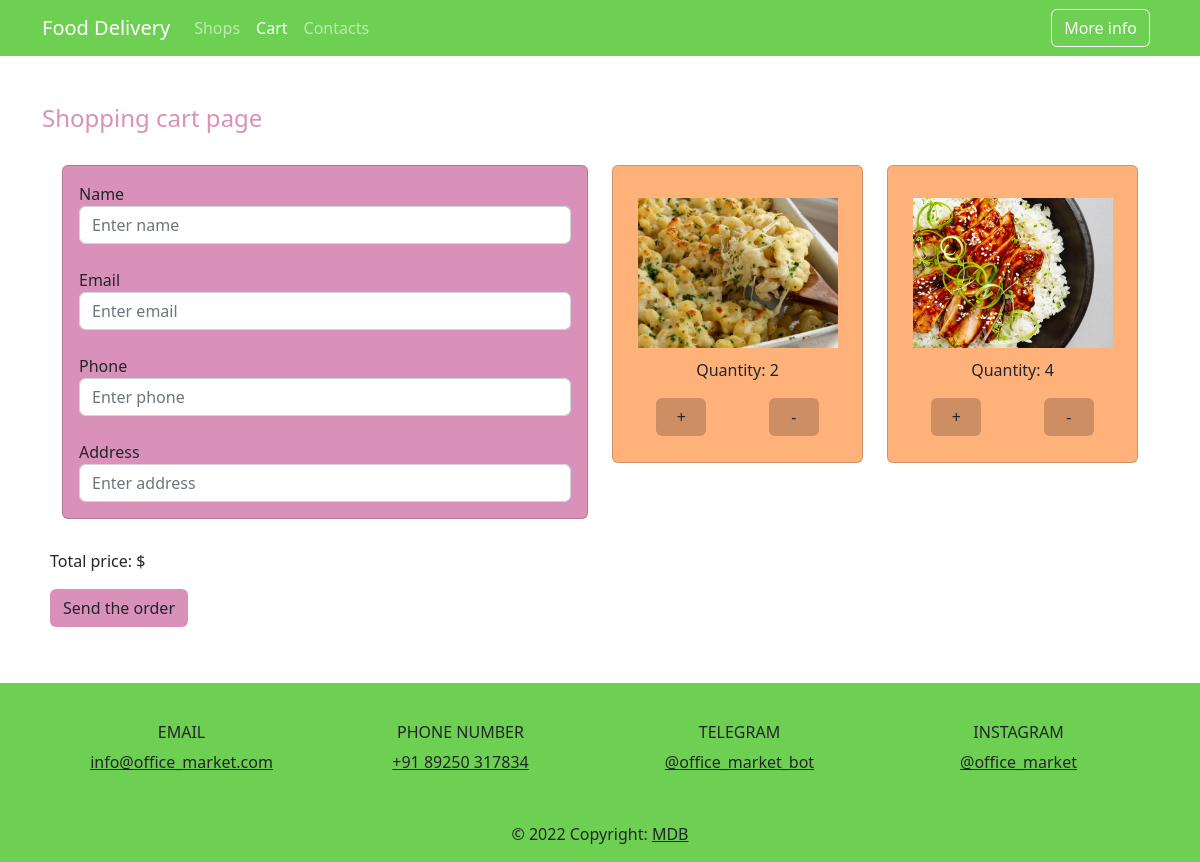
Page /cart/ on the earlier database version.
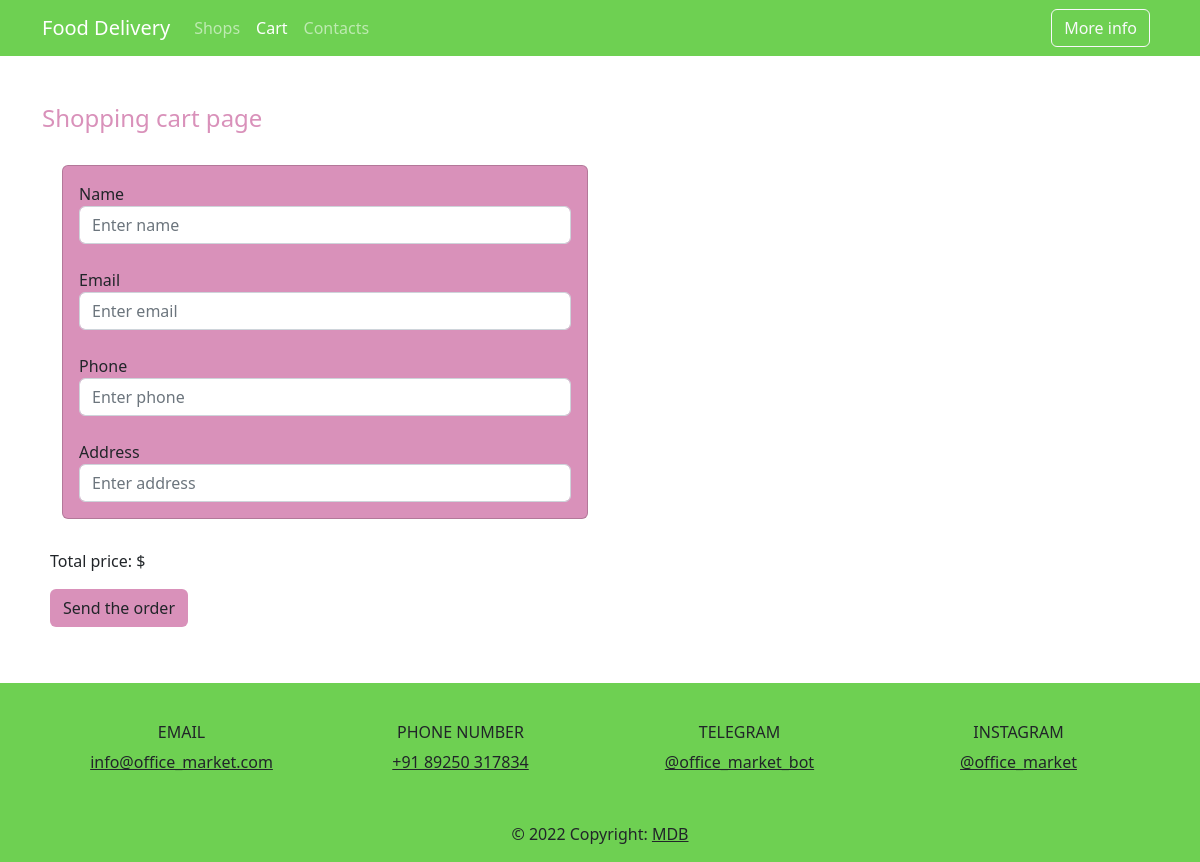
Same page on the later database version.
### main/models.py (models this page shows, shortened)
class Cart(models.Model):
    product = models.ForeignKey(Product, on_delete=models.CASCADE)
    quantity = models.IntegerField()
    user = models.IntegerField(null=True)
    class Meta:
        verbose_name_plural = 'Cart'

### main/views.py (the view)
# urls.py: path('cart/', cart),
def cart(request):
    return render(request, 'shopping_cart_page.html', context={'cart': Cart.objects.all()})

### templates/shopping_cart_page.html (shortened to what this page needs)
{% extends "layout.html" %}
{% block active2 %} active {% endblock %}
{% block content %}
    <h4 class="title">Shopping cart page</h4>
    <form class="p-2" action="/cart/send_order" method="post">
        <div class="container">
            <div class="row">
                <div class="col-md-6 rounded">
                    <div class="card" style="background-color: #D991BA">
                        <div class="card-body">
                            <div class="form-group">
                                <label>Name</label>
                                <input type="text" name="name" class="form-control" id="name" placeholder="Enter name">
                                <br>
                                <label>Email</label>
                                <input type="text" name="email" class="form-control" id="email" placeholder="Enter email" required>
                                <br>
                                <label>Phone</label>
                                <input type="text" name="phone" class="form-control" id="phone" placeholder="Enter phone">
                                <br>
                                <label>Address</label>
                                <input type="text" name="address" class="form-control" id="address" placeholder="Enter address">
                            </div>
                        </div>
                    </div>
                </div>
                <div class="col-md-6 rounded text-center">
                    <div class="row row-cols-1 row-cols-lg-2 g-4">
                        {% for selected_product in cart %}
                            {% if selected_product.quantity > 0 %}
                            <div class="col">
                                <div class="card" style="background-color: #FFB17A">
                                    <div class="card-body text-center">
                                        {% load static %}
                                        <img src="{% static 'images/' %}{{ selected_product.product_id }}.jpg" alt="Image {{ selected_product.product_id }}" style="width:200px; height: 150px">
                                        <p style="margin-top: 10px">Quantity: {{ selected_product.quantity }}</p>
                                        <div class="row row-cols-2 g-2">
                                            <div class="col">
                                                <a href="/add_to_cart/{{ selected_product.product_id }}" class="btn btn-custom" style="margin-bottom: 10px; background-color: rgba(0, 0, 0, 0.2); width: 50px; text-align: center">+</a>
                                            </div>
                                            <div class="col">
                                                <a href="/delete_from_cart/{{ selected_product.product_id }}" class="btn btn-custom" style="margin-bottom: 10px; background-color: rgba(0, 0, 0, 0.2); width: 50px; text-align: center">-</a>
                                            </div>
                                        </div>
                                    </div>
                                </div>
                            </div>
                            {% endif %}
                        {% endfor %}
                    </div>
                </div>
                <div class="card-body">
                    <p style="margin-top: 30px">Total price: {{ total_price }}$</p>
                    <button type="submit" class="btn btn-custom" style="background-color: #D991BA">Send the order</button>
                </div>
            </div>
        </div>
    </form>
{% endblock %}

### templates/layout.html (shortened to what this page needs)
<!DOCTYPE html>
<html lang="en">
<head>
    <link href="https://cdn.jsdelivr.net/npm/bootstrap@5.2.0/dist/css/bootstrap.min.css" rel="stylesheet">
</head>
<body>
    <nav class="navbar navbar-expand-lg navbar-dark" style="background-color: #6ED052">
        <div class="container">
            <a class="navbar-brand" href="/">Food Delivery</a>
            <div class="collapse navbar-collapse" id="navbarNav">
                <ul class="navbar-nav">
                    <li class="nav-item">
                        <a class="nav-link {% block active1 %} {% endblock %}" href="/">Shops</a>
                    </li>
                    <li class="nav-item">
                        <a class="nav-link {% block active2 %} {% endblock %}" href="/cart">Cart</a>
                    </li>
                    <li class="nav-item">
                        <a class="nav-link" href="#contacts">Contacts</a>
                    </li>
                </ul>
            </div>
            <div class="d-grid gap-2 d-md-flex justify-content-md-end">
                <a href="#contacts" class="btn btn-outline-light me-2" type="button">More info</a>
            </div>
        </div>
    </nav>
    <div class="container my-5">
        {% block content %}
        {% endblock %}
    </div>
    <footer class="text-center text-lg-start">
        <div class="text-center p-3" style="background-color: #6ED052">
            <div class="container p-4">
                <div class="row">
                    <div class="col-lg-3 col-md-6 mb-4 mb-md-0">
                        <h6 class="text-uppercase">Email</h6>
                        <ul class="list-unstyled mb-0">
                            <li>
                                <a href="#" class="text-dark">info@office_market.com</a>
                            </li>
                        </ul>
                    </div>
                    <div class="col-lg-3 col-md-6 mb-4 mb-md-0">
                        <h6 class="text-uppercase">Phone number</h6>
                        <ul class="list-unstyled mb-0">
                            <li>
                                <a href="#" class="text-dark">+91 89250 317834</a>
                            </li>
                        </ul>
                    </div>
                    <div class="col-lg-3 col-md-6 mb-4 mb-md-0">
                        <h6 class="text-uppercase">Telegram</h6>
                        <ul class="list-unstyled mb-0">
                            <li>
                                <a href="#" class="text-dark">@office_market_bot</a>
                            </li>
                        </ul>
                    </div>
                    <div class="col-lg-3 col-md-6 mb-4 mb-md-0">
                        <h6 class="text-uppercase">Instagram</h6>
                        <ul class="list-unstyled mb-0">
                            <li>
                                <a href="#" class="text-dark">@office_market</a>
                            </li>
                        </ul>
                    </div>
                </div>
            </div>
            <br>© 2022 Copyright:
            <a class="text-dark" href="#">MDB</a>
        </div>
    </footer>
</body>
</html>

### templates/layout.html (style rules this page uses)
.title { color: #D991BA; text-align: left; padding: 0; margin-bottom: 1em; }

Differences in the rows shown:
removed Cart: shows a picture, quantity "2"
removed Cart: shows a picture, quantity "4"
